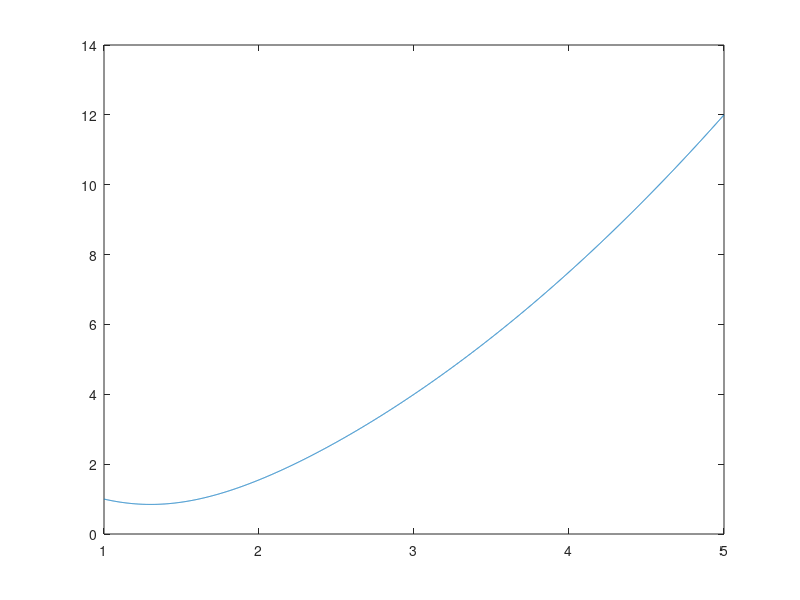

Source code (MATLAB): (Note: this script raises an error after producing the figure.)
% Ejercicio 1

clear all;
%%close all;
% Funcion del problema y'=f(t,y)
f = @(t, y) t.^3-2*t.*y;
y0 = 1;
t0 = 1;
T = 4;

%Parametros del metodo Runge-Kutta utilizado
c = [0 1/2 3/4];
b = [2/9 1/3 4/9];
A = [0    0   0;
     1/2  0   0;
     0    3/4 0];
N0 = 50;
n = 10;

%% Solucion exacta
ttrue = t0:0.001:t0+T; %Particion fina
ytrue = @(t) 0.5*(t.^2-1)+exp(1-t.^2);
yt = ytrue(ttrue);

plot(ttrue, yt);

N(1) = N0;
for i = 1:n-1
  N(i+1) = 2*N(i);
endfor

for i=1:n
  [t, yRK] = RK(c, A, b, f, y0, t0, T, N(i)); % Aplicamos el metodo de Runge-Kutta
  y = ytrue(t);
  err(i) = max(abs(yRK-y));
  printf('N = %d, error = %f\n', N(i), err(i));
  if (i>1)
     cociente(i) = err(i-1)/err(i); %% El cociente se aproximara a 2^p, con p el orden del metodo
     printf('error(N=%d)/error(N=%d)=%f\n', N(i-1), N(i), cociente(i));
  endif
  %%figure(2); %% Descomentar para visualizar la aproximacion del metodo
  %%plot(t, yRK, '*-', ttrue, yt, 'r-');
endfor

figure(1);
plot(log(N),log(err),'*',log(N),-log(N),'-', log(N), -2*log(N),log(N),-3*log(N));
legend('log(error con Runge-Kutta)','-log N','-2log N', '-3log N', 'Location','Best');
title(['Ejercicio 1, orden 3']);
xlabel('log(N)')
